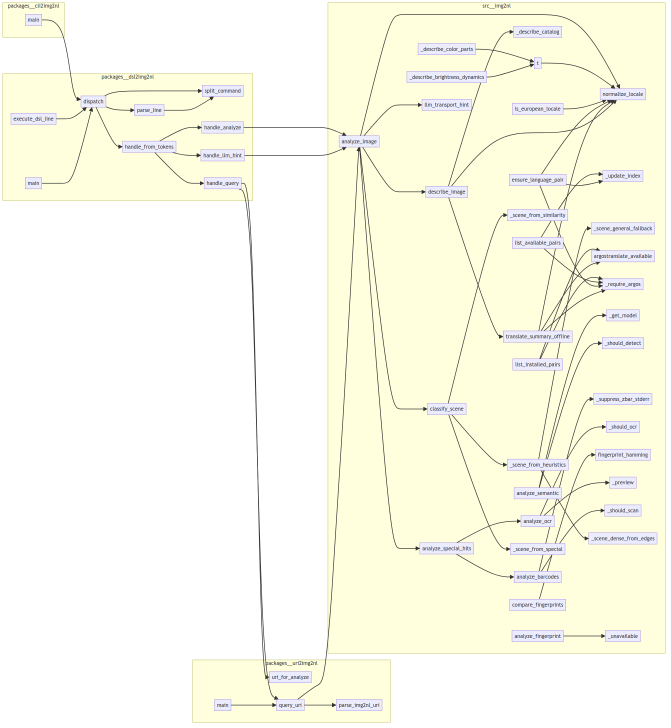
#> input picture project/calls.png, 2012 x 2184 px (shown at 1/3 size)
$ python -i noise.py   (imports and definitions only)
#> lines starting #> are read from the running program, lines starting #| are printed output that depends on the picture
#> further down, picture is the input picture: PIL image 2012x2184 RGBA; mean R, G, B, A 250.4, 250.3, 235.4, 255
"""Noise / grain estimation via high-frequency residual."""

from __future__ import annotations

from typing import Any


def analyze_noise(im, *, sample: int = 128) -> dict[str, Any]:
#> called with sample = 128
    from PIL import Image, ImageFilter

    rgb = im.convert("RGB").resize((sample, sample))
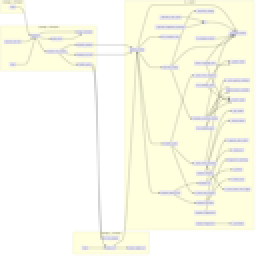
#> rgb: PIL image 128x128 RGB (shown 2 times larger); mean R, G, B 250.2, 250.1, 235.3
    blurred = rgb.filter(ImageFilter.GaussianBlur(radius=1.5))
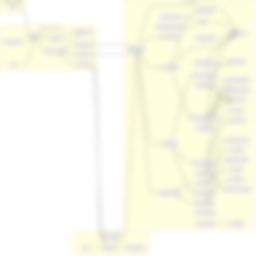
#> blurred: PIL image 128x128 RGB (shown 2 times larger); mean R, G, B 250.2, 250.1, 235.3
#> (the run stopped early here; a loop or call above may not have finished)

$ run again, on project/compact_flow.png
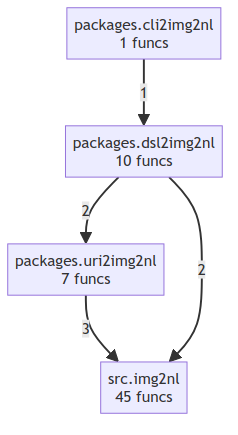
#> input picture project/compact_flow.png, 238 x 435 px
#> picture is the input picture: PIL image 238x435 RGBA; mean R, G, B, A 242.1, 241.6, 247.8, 255
#> in analyze_noise, `rgb = im.convert("RGB").resize((sample, sample))`:
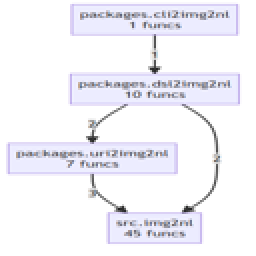
#> rgb: PIL image 128x128 RGB (shown 2 times larger); mean R, G, B 241.9, 241.4, 247.5
#> in analyze_noise, `blurred = rgb.filter(ImageFilter.GaussianBlur(radius=1.5))`:
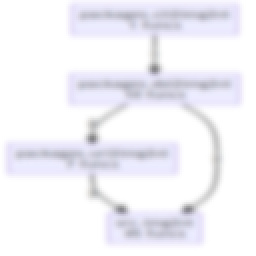
#> blurred: PIL image 128x128 RGB (shown 2 times larger); mean R, G, B 242, 241.4, 247.5

$ run again, on project/flow.png
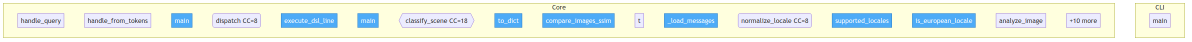
#> input picture project/flow.png, 2384 x 83 px (shown at 1/2 size)
#> picture is the input picture: PIL image 2384x83 RGBA; mean R, G, B, A 230.1, 239.1, 228.4, 255
#> in analyze_noise, `rgb = im.convert("RGB").resize((sample, sample))`:
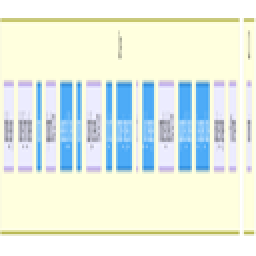
#> rgb: PIL image 128x128 RGB (shown 2 times larger); mean R, G, B 229.8, 238.8, 228.2
#> in analyze_noise, `blurred = rgb.filter(ImageFilter.GaussianBlur(radius=1.5))`:
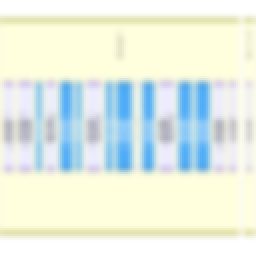
#> blurred: PIL image 128x128 RGB (shown 2 times larger); mean R, G, B 229.8, 238.8, 228.2
